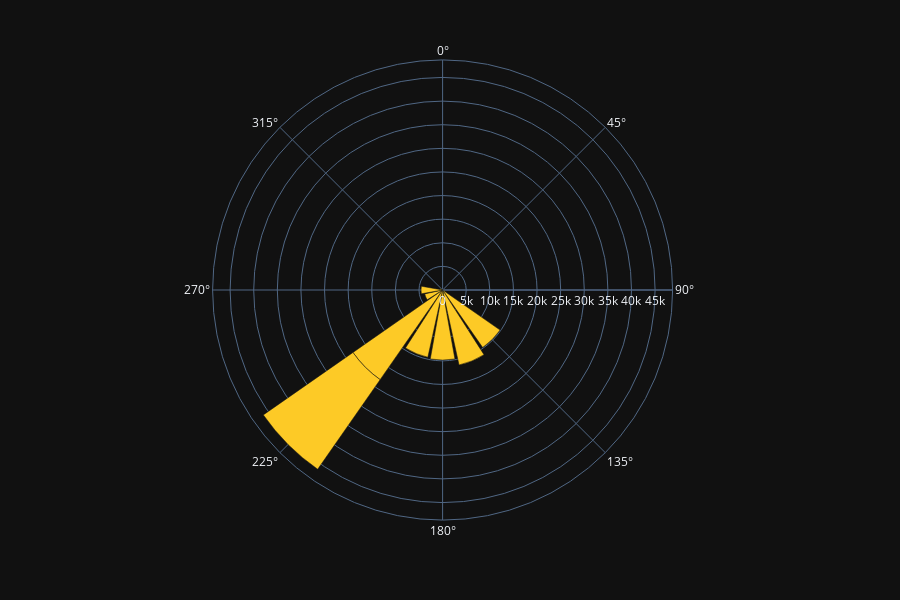

Notebook code cell kept with this figure:
### Code cell
wind = px.data.wind()
fig = px.bar_polar(df_wind, r="ct", theta="compass_degrees",  
                   color_discrete_sequence= px.colors.sequential.Plasma[-2::-1])
fig.show()

### Figure 1 — Plotly figure (JSON) as saved in the notebook; plotly's stock layout.template omitted (floating-point values rounded to 4 significant figures)
{"data": [{"hoverlabel": {"namelength": 0}, "hovertemplate": "ct=%{r}<br>compass_degrees=%{theta}", "legendgroup": "", "marker": {"color": "#fdca26"}, "name": "", "r": [24, 9, 23135, 3872, 4567, 593, 29, 19, 21, 234, 554, 14842, 16253, 14836, 14573, 23135], "showlegend": false, "subplot": "polar", "theta": [0, 22.5, 225, 247.5, 270, 292.5, 315, 337.5, 45, 67.5, 112.5, 135, 157.5, 180, 202.5, 225], "type": "barpolar"}], "layout": {"barmode": "relative", "barnorm": "", "height": 600, "legend": {"tracegroupgap": 0}, "margin": {"t": 60}, "polar": {"angularaxis": {"direction": "clockwise", "rotation": 90}, "domain": {"x": [0, 0.98], "y": [0, 1]}}}}
